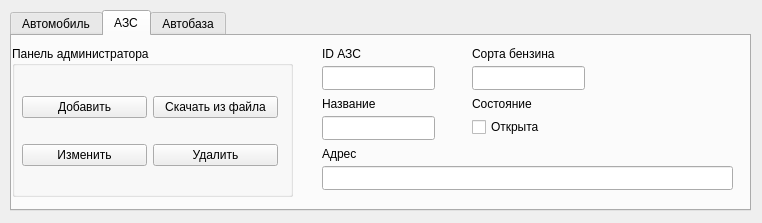
<?xml version="1.0" encoding="UTF-8"?>
<ui version="4.0">
 <class>edit</class>
 <widget class="QDialog" name="edit">
  <property name="geometry">
   <rect>
    <x>0</x>
    <y>0</y>
    <width>762</width>
    <height>223</height>
   </rect>
  </property>
  <property name="windowTitle">
   <string>Dialog</string>
  </property>
  <widget class="QTabWidget" name="tabWidget">
   <property name="geometry">
    <rect>
     <x>10</x>
     <y>10</y>
     <width>741</width>
     <height>201</height>
    </rect>
   </property>
   <property name="currentIndex">
    <number>1</number>
   </property>
   <widget class="QWidget" name="tab">
    <attribute name="title">
     <string>Автомобиль</string>
    </attribute>
    <widget class="QGroupBox" name="groupBox">
     <property name="geometry">
      <rect>
       <x>0</x>
       <y>10</y>
       <width>281</width>
       <height>151</height>
      </rect>
     </property>
     <property name="title">
      <string>Панель администратора</string>
     </property>
     <widget class="QWidget" name="layoutWidget">
      <property name="geometry">
       <rect>
        <x>10</x>
        <y>30</y>
        <width>256</width>
        <height>111</height>
       </rect>
      </property>
      <layout class="QGridLayout" name="gridLayout">
       <item row="1" column="1">
        <widget class="QPushButton" name="delAvto">
         <property name="text">
          <string>Удалить</string>
         </property>
        </widget>
       </item>
       <item row="0" column="0">
        <widget class="QPushButton" name="insertAvto">
         <property name="text">
          <string>Добавить</string>
         </property>
        </widget>
       </item>
       <item row="1" column="0">
        <widget class="QPushButton" name="changeAvto">
         <property name="text">
          <string>Изменить</string>
         </property>
        </widget>
       </item>
       <item row="0" column="1">
        <widget class="QPushButton" name="outFileAvto">
         <property name="text">
          <string>Скачать из файла</string>
         </property>
        </widget>
       </item>
      </layout>
     </widget>
    </widget>
    <widget class="QLabel" name="label">
     <property name="geometry">
      <rect>
       <x>310</x>
       <y>10</y>
       <width>111</width>
       <height>16</height>
      </rect>
     </property>
     <property name="text">
      <string>ID автомобиля</string>
     </property>
    </widget>
    <widget class="QLineEdit" name="LE_ID_avto">
     <property name="geometry">
      <rect>
       <x>310</x>
       <y>30</y>
       <width>113</width>
       <height>24</height>
      </rect>
     </property>
    </widget>
    <widget class="QLabel" name="label_2">
     <property name="geometry">
      <rect>
       <x>310</x>
       <y>60</y>
       <width>111</width>
       <height>16</height>
      </rect>
     </property>
     <property name="text">
      <string>ID автобазы</string>
     </property>
    </widget>
    <widget class="QComboBox" name="CB_ID_avtobaza">
     <property name="geometry">
      <rect>
       <x>310</x>
       <y>80</y>
       <width>111</width>
       <height>24</height>
      </rect>
     </property>
    </widget>
    <widget class="QLabel" name="label_3">
     <property name="geometry">
      <rect>
       <x>310</x>
       <y>110</y>
       <width>111</width>
       <height>16</height>
      </rect>
     </property>
     <property name="text">
      <string>Сорт бензина</string>
     </property>
    </widget>
    <widget class="QComboBox" name="CB_FK_sort_benz">
     <property name="geometry">
      <rect>
       <x>310</x>
       <y>130</y>
       <width>111</width>
       <height>24</height>
      </rect>
     </property>
     <item>
      <property name="text">
       <string>АИ92</string>
      </property>
     </item>
     <item>
      <property name="text">
       <string>АИ95</string>
      </property>
     </item>
     <item>
      <property name="text">
       <string>АИ98</string>
      </property>
     </item>
     <item>
      <property name="text">
       <string>ДТ</string>
      </property>
     </item>
    </widget>
    <widget class="QLabel" name="label_4">
     <property name="geometry">
      <rect>
       <x>460</x>
       <y>10</y>
       <width>111</width>
       <height>16</height>
      </rect>
     </property>
     <property name="text">
      <string>Модель</string>
     </property>
    </widget>
    <widget class="QLineEdit" name="LE_model">
     <property name="geometry">
      <rect>
       <x>460</x>
       <y>30</y>
       <width>113</width>
       <height>24</height>
      </rect>
     </property>
    </widget>
    <widget class="QLabel" name="label_5">
     <property name="geometry">
      <rect>
       <x>460</x>
       <y>60</y>
       <width>111</width>
       <height>16</height>
      </rect>
     </property>
     <property name="text">
      <string>Марка</string>
     </property>
    </widget>
    <widget class="QLineEdit" name="LE_marka">
     <property name="geometry">
      <rect>
       <x>460</x>
       <y>80</y>
       <width>113</width>
       <height>24</height>
      </rect>
     </property>
    </widget>
    <widget class="QLabel" name="label_6">
     <property name="geometry">
      <rect>
       <x>460</x>
       <y>110</y>
       <width>111</width>
       <height>16</height>
      </rect>
     </property>
     <property name="text">
      <string>Тип</string>
     </property>
    </widget>
    <widget class="QLineEdit" name="LE_type">
     <property name="geometry">
      <rect>
       <x>460</x>
       <y>130</y>
       <width>113</width>
       <height>24</height>
      </rect>
     </property>
    </widget>
    <widget class="QLabel" name="label_7">
     <property name="geometry">
      <rect>
       <x>610</x>
       <y>10</y>
       <width>111</width>
       <height>16</height>
      </rect>
     </property>
     <property name="text">
      <string>Гос. номер</string>
     </property>
    </widget>
    <widget class="QLineEdit" name="LE_gos_nomer">
     <property name="geometry">
      <rect>
       <x>610</x>
       <y>30</y>
       <width>113</width>
       <height>24</height>
      </rect>
     </property>
    </widget>
   </widget>
   <widget class="QWidget" name="tab_2">
    <attribute name="title">
     <string>АЗС</string>
    </attribute>
    <widget class="QGroupBox" name="groupBox_2">
     <property name="geometry">
      <rect>
       <x>0</x>
       <y>10</y>
       <width>281</width>
       <height>151</height>
      </rect>
     </property>
     <property name="title">
      <string>Панель администратора</string>
     </property>
     <widget class="QWidget" name="layoutWidget_2">
      <property name="geometry">
       <rect>
        <x>10</x>
        <y>30</y>
        <width>256</width>
        <height>111</height>
       </rect>
      </property>
      <layout class="QGridLayout" name="gridLayout_2">
       <item row="1" column="1">
        <widget class="QPushButton" name="delAZS">
         <property name="text">
          <string>Удалить</string>
         </property>
        </widget>
       </item>
       <item row="0" column="0">
        <widget class="QPushButton" name="insertAZS">
         <property name="text">
          <string>Добавить</string>
         </property>
        </widget>
       </item>
       <item row="1" column="0">
        <widget class="QPushButton" name="changeAZS">
         <property name="text">
          <string>Изменить</string>
         </property>
        </widget>
       </item>
       <item row="0" column="1">
        <widget class="QPushButton" name="outFileAZS">
         <property name="text">
          <string>Скачать из файла</string>
         </property>
        </widget>
       </item>
      </layout>
     </widget>
    </widget>
    <widget class="QLabel" name="label_8">
     <property name="geometry">
      <rect>
       <x>310</x>
       <y>10</y>
       <width>111</width>
       <height>16</height>
      </rect>
     </property>
     <property name="text">
      <string>ID АЗС</string>
     </property>
    </widget>
    <widget class="QLineEdit" name="LE_ID_AZS">
     <property name="geometry">
      <rect>
       <x>310</x>
       <y>30</y>
       <width>113</width>
       <height>24</height>
      </rect>
     </property>
    </widget>
    <widget class="QLabel" name="label_9">
     <property name="geometry">
      <rect>
       <x>310</x>
       <y>60</y>
       <width>111</width>
       <height>16</height>
      </rect>
     </property>
     <property name="text">
      <string>Название</string>
     </property>
    </widget>
    <widget class="QLineEdit" name="LE_AZS_name">
     <property name="geometry">
      <rect>
       <x>310</x>
       <y>80</y>
       <width>113</width>
       <height>24</height>
      </rect>
     </property>
    </widget>
    <widget class="QLabel" name="label_10">
     <property name="geometry">
      <rect>
       <x>310</x>
       <y>110</y>
       <width>111</width>
       <height>16</height>
      </rect>
     </property>
     <property name="text">
      <string>Адрес</string>
     </property>
    </widget>
    <widget class="QLineEdit" name="LE_AZS_address">
     <property name="geometry">
      <rect>
       <x>310</x>
       <y>130</y>
       <width>411</width>
       <height>24</height>
      </rect>
     </property>
    </widget>
    <widget class="QLabel" name="label_11">
     <property name="geometry">
      <rect>
       <x>460</x>
       <y>10</y>
       <width>111</width>
       <height>16</height>
      </rect>
     </property>
     <property name="text">
      <string>Сорта бензина</string>
     </property>
    </widget>
    <widget class="QLabel" name="label_12">
     <property name="geometry">
      <rect>
       <x>460</x>
       <y>60</y>
       <width>101</width>
       <height>16</height>
      </rect>
     </property>
     <property name="text">
      <string>Состояние</string>
     </property>
    </widget>
    <widget class="QCheckBox" name="CheckBox_isOpen">
     <property name="geometry">
      <rect>
       <x>460</x>
       <y>80</y>
       <width>83</width>
       <height>22</height>
      </rect>
     </property>
     <property name="text">
      <string>Открыта</string>
     </property>
    </widget>
    <widget class="QLineEdit" name="LE_sorta_benzina">
     <property name="geometry">
      <rect>
       <x>460</x>
       <y>30</y>
       <width>113</width>
       <height>24</height>
      </rect>
     </property>
    </widget>
   </widget>
   <widget class="QWidget" name="tab_3">
    <attribute name="title">
     <string>Автобаза</string>
    </attribute>
    <widget class="QGroupBox" name="groupBox_3">
     <property name="geometry">
      <rect>
       <x>0</x>
       <y>10</y>
       <width>281</width>
       <height>151</height>
      </rect>
     </property>
     <property name="title">
      <string>Панель администратора</string>
     </property>
     <widget class="QWidget" name="layoutWidget_3">
      <property name="geometry">
       <rect>
        <x>10</x>
        <y>30</y>
        <width>256</width>
        <height>111</height>
       </rect>
      </property>
      <layout class="QGridLayout" name="gridLayout_3">
       <item row="1" column="1">
        <widget class="QPushButton" name="delAvtobaza">
         <property name="text">
          <string>Удалить</string>
         </property>
        </widget>
       </item>
       <item row="0" column="0">
        <widget class="QPushButton" name="insertAvtobaza">
         <property name="text">
          <string>Добавить</string>
         </property>
        </widget>
       </item>
       <item row="1" column="0">
        <widget class="QPushButton" name="changeAvtobaza">
         <property name="text">
          <string>Изменить</string>
         </property>
        </widget>
       </item>
       <item row="0" column="1">
        <widget class="QPushButton" name="outFileAvtobaza">
         <property name="text">
          <string>Скачать из файла</string>
         </property>
        </widget>
       </item>
      </layout>
     </widget>
    </widget>
    <widget class="QLabel" name="label_13">
     <property name="geometry">
      <rect>
       <x>310</x>
       <y>10</y>
       <width>111</width>
       <height>16</height>
      </rect>
     </property>
     <property name="text">
      <string>ID автобазы</string>
     </property>
    </widget>
    <widget class="QLineEdit" name="LE_ID_avtobaza">
     <property name="geometry">
      <rect>
       <x>310</x>
       <y>30</y>
       <width>113</width>
       <height>24</height>
      </rect>
     </property>
    </widget>
    <widget class="QLabel" name="label_14">
     <property name="geometry">
      <rect>
       <x>310</x>
       <y>60</y>
       <width>111</width>
       <height>16</height>
      </rect>
     </property>
     <property name="text">
      <string>Телефон</string>
     </property>
    </widget>
    <widget class="QLineEdit" name="LE_number">
     <property name="geometry">
      <rect>
       <x>310</x>
       <y>80</y>
       <width>113</width>
       <height>24</height>
      </rect>
     </property>
    </widget>
    <widget class="QLabel" name="label_15">
     <property name="geometry">
      <rect>
       <x>310</x>
       <y>110</y>
       <width>55</width>
       <height>16</height>
      </rect>
     </property>
     <property name="text">
      <string>Адрес</string>
     </property>
    </widget>
    <widget class="QLineEdit" name="LE_avtobaza_address">
     <property name="geometry">
      <rect>
       <x>310</x>
       <y>130</y>
       <width>411</width>
       <height>24</height>
      </rect>
     </property>
    </widget>
   </widget>
  </widget>
 </widget>
 <resources/>
 <connections/>
</ui>
